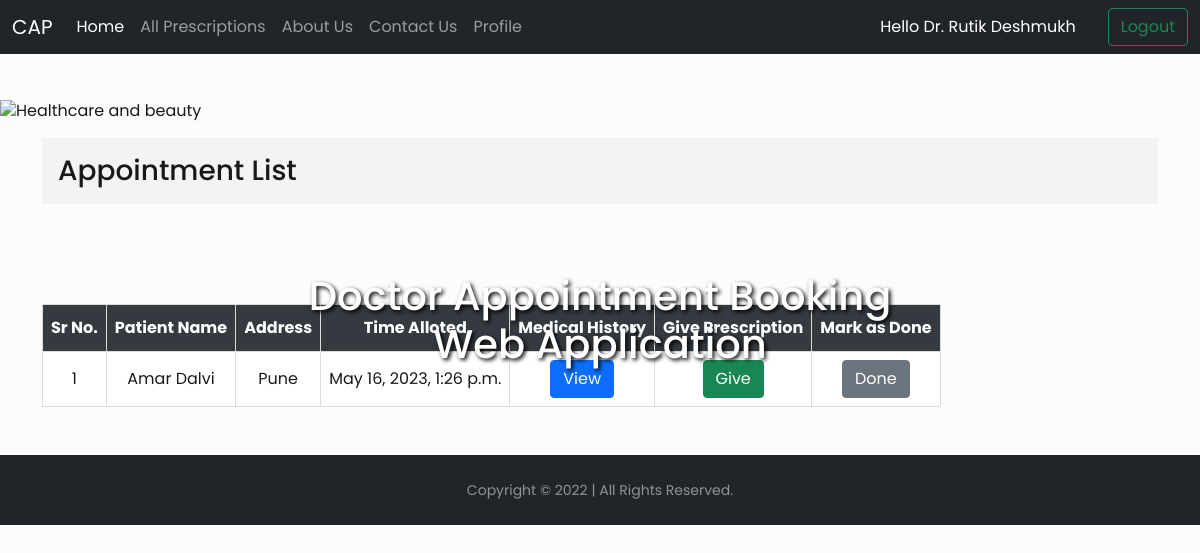
Page /doctor/ (signed in) on the committed database.
### panel/models.py (models this page shows, shortened)
class Appointment(models.Model):
   Patient = models.CharField(max_length=50)
   Doctor = models.CharField(max_length=50)
   Time = models.DateTimeField(null=True,blank=True)
   visited = models.BooleanField(default=False)

class Patient(models.Model):
   name = models.OneToOneField(User,on_delete=models.CASCADE)
   gender = models.CharField(max_length=10)
   address = models.TextField(null=True,blank=True)
   date_of_Birth = models.DateField(null=True,blank=True)
   height = models.IntegerField(default=0)
   weight = models.IntegerField(default=0)
   phoneno = models.CharField(max_length=15)
   martial = models.CharField(max_length=10)
   addedon = models.DateTimeField()
   def __str__(self):
    return self.name.username

### doctorpanel/views.py (the view)
# urls.py: path('', views.doctorhome ,name="doctorhome"),
def doctorhome(request):
    if request.user.is_authenticated:
            if request.method == "POST":
                appos = Appointment.objects.get(Doctor = request.user.username,Patient = request.POST['patient'])
                appos.visited = True
                appos.save()
                messages.success(request,"Patient marked as Visited. ")
            appos = Appointment.objects.filter(Doctor=request.user.username, visited= False)
            patients = Patient.objects.all()
            allhistorys = History.objects.all()
            allpres = list()
            if Prescription.objects.filter(Doctor=request.user).exists():
                prep = Prescription.objects.filter(Doctor=request.user)
                for i in prep:
                    allpres.append(i.Patient)
            else:
                allpres = []
            print(allpres)
            params = {'appos':appos,'patients':patients,'allhistorys':allhistorys,'allpres':allpres}
            return render(request,'doctorhome.html',params)
    else:
        messages.error(request,"Please Login First")
        return redirect(accounts.views.login)

### templates/doctorhome.html (shortened to what this page needs)
<!DOCTYPE html>
<html lang="en">
<head>
<link rel="stylesheet" href="https://s3-ap-southeast-1.amazonaws.com/spaculus/cdns/css/media.css">
    <link href="https://cdn.jsdelivr.net/npm/bootstrap@5.1.3/dist/css/bootstrap.min.css" rel="stylesheet"
>
        <link rel="stylesheet" type="text/css" href="https://cdn.datatables.net/v/dt/dt-1.11.5/datatables.min.css" />
</head>
<body>
    <nav class="navbar navbar-expand-lg navbar-dark bg-dark" style="z-index: 9999;">
        <div class="container-fluid">
            <a class="navbar-brand" href="{% url 'doctorhome' %}">CAP</a>
            <div class="collapse navbar-collapse" id="navbarSupportedContent">
                <ul class="navbar-nav me-auto mb-2 mb-lg-0">
                    <li class="nav-item">
                        <a class="nav-link active" aria-current="page" href="{% url 'doctorhome' %}">Home</a>
                    </li>
                    <li class="nav-item">
                        <a class="nav-link" href="{% url 'allprescriptions' %}">All Prescriptions</a>
                    </li>
                    <li class="nav-item">
                        <a class="nav-link" href="{% url 'aboutus' %}">About Us</a>
                    </li>
                    <li class="nav-item">
                        <a class="nav-link" href="{% url 'contactus' %}">Contact Us</a>
                    </li>
                    <li class="nav-item">
                        <a class="nav-link" href="">Profile</a>
                    </li>
                </ul>
                    <a class="nav-link active" style="color: #fff;margin: 0rem 1rem;">Hello Dr. {{user.username}}</span></a>
                <button type="button" class="btn btn-outline-success" data-bs-toggle="modal"
                    data-bs-target="#exampleModal">
                    Logout
                </button>
            </div>
        </div>
    </nav>
    <br><br>
    <section class="inner-page-banner">
        <img src="https://s3-ap-southeast-1.amazonaws.com/spaculus/cdns/images/health-beauty-bg.jpg"
            class="about-banner" alt="Healthcare and beauty">
        <div class="container">
            <div class="row contain">
                <div class="col text-center wow fadeInUp" data-wow-offset="0" data-wow-delay=".4s"
                    style="visibility: visible; animation-delay: 0.4s; animation-name: fadeInUp;">
                    <h1 class="centered">Doctor Appointment Booking Web Application</h1>
                </div>
            </div>
        </div>
    </section>
    <div class="container" style="margin-top: 1rem;">
        <h3 style="margin: 1rem 0rem;background-color: #f3f3f3;padding: 1rem;">Appointment List</h3>
        <table id="dataTable" style="text-align: center;margin-top: 100px;">
            <thead>
              <tr>
                <th style="text-align: center;">Sr No.</th>
                <th style="text-align: center;">Patient Name</th>
                <th style="text-align: center;">Address</th>
                <th style="text-align: center;">Time Alloted</th>
                <th style="text-align: center;">Medical History</th>
                <th style="text-align: center;">Give Prescription</th>
                <th style="text-align: center;">Mark as Done</th>
              </tr>
            </thead>
            <tbody>
                {% for i in appos %}
                {% if i.visited != True %}
              <tr>
                <td>{{forloop.counter}}</td>
                <td>{{i.Patient}}</td>
                <td>
                    {% for j in patients %}
                    {% if j.name.username == i.Patient %}
                        {{j.address}}
                    {% endif %}
                    {% endfor %}
                </td>
                <td>{{i.Time}}</td>
                <td>
                    <center><button type="button" class="btn btn-primary" data-bs-toggle="modal"
                        data-bs-target="#exampleModal{{i.id}}">
                        View
                    </button></center>
            </td>
                <td>
                    {% if i.Patient in allpres %}
                    <form action="{% url 'seepres' %}" method="post">
                        {% csrf_token %}
                        <input type="hidden" name="patient" value="{{i.Patient}}">
                        <input type="hidden" name="doctor" value="{{request.user}}">
                    <center><button type="submit" class="btn btn-success">
                        View
                    </button></center>
                    </form>
                    {% else %}
                        <form action="{% url 'prescription' %}" method="post">
                        <center><button type="submit" class="btn btn-success">
                                Give
                            </button></center>
                        </form>
                    {% endif %}
                </td>
                <td>
                    <form action="{% url 'doctorhome' %}" method="post">
                    <center><button type="submit" class="btn btn-secondary">
                        Done
                    </button></center>
                </form>
                </td>
              </tr>
            {% endif %}
              {% endfor %}
            </tbody>
          </table>
    </div>
        <footer id="sticky-footer" class="flex-shrink-0 py-4 bg-dark text-white-50" style="margin-top: 3rem ;">
            <div class="container text-center">
                <small>Copyright &copy; 2022 | All Rights Reserved.</small>
            </div>
        </footer>
</body>
</html>

### templates/doctorhome.html (style rules this page uses)
* { margin: 0; padding: 0; box-sizing: border-box; }
body { background: #fdfcfc; color: rgba(0, 0, 0, 0.9); font-family: "Poppins", sans-serif; font-size: 16px; line-height: 1.4; }
.contain { text-align: center; color: white; }
.centered { color: white; text-shadow: 2px 2px 4px #000000; position: absolute; top: 40%; left: 50%; transform: translate(-50%, -50%); }
#dataTable td, #dataTable th { border: 1px solid #ddd; padding: 8px; }
#dataTable tr { transition: transform 0.3s ease-in-out; }
#dataTable tr:nth-child(odd) { background-color: white; }
#dataTable th { padding-top: 12px; padding-bottom: 12px; text-align: left; background-color: #343a40; color: white; }

### rows in the picture
Appointment: Patient "Amar Dalvi", Time "May 16, 2023, 1:26 p.m."
Patient: address "Pune"

### other values in the picture
{{ user.username }} "Rutik Deshmukh"
